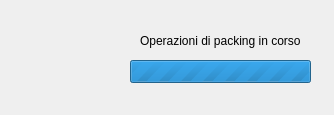
<?xml version="1.0" encoding="UTF-8"?>
<ui version="4.0">
 <class>WaitPacking</class>
 <widget class="QDialog" name="WaitPacking">
  <property name="geometry">
   <rect>
    <x>0</x>
    <y>0</y>
    <width>334</width>
    <height>115</height>
   </rect>
  </property>
  <property name="windowTitle">
   <string/>
  </property>
  <property name="modal">
   <bool>true</bool>
  </property>
  <widget class="QLabel" name="box">
   <property name="geometry">
    <rect>
     <x>30</x>
     <y>20</y>
     <width>71</width>
     <height>81</height>
    </rect>
   </property>
   <property name="sizePolicy">
    <sizepolicy hsizetype="Preferred" vsizetype="Preferred">
     <horstretch>0</horstretch>
     <verstretch>0</verstretch>
    </sizepolicy>
   </property>
   <property name="minimumSize">
    <size>
     <width>71</width>
     <height>81</height>
    </size>
   </property>
   <property name="text">
    <string/>
   </property>
   <property name="pixmap">
    <pixmap>../Res/box.png</pixmap>
   </property>
  </widget>
  <widget class="QLabel" name="label_2">
   <property name="geometry">
    <rect>
     <x>140</x>
     <y>30</y>
     <width>160</width>
     <height>21</height>
    </rect>
   </property>
   <property name="minimumSize">
    <size>
     <width>160</width>
     <height>21</height>
    </size>
   </property>
   <property name="text">
    <string>Operazioni di packing in corso...</string>
   </property>
  </widget>
  <widget class="QProgressBar" name="progressBar">
   <property name="geometry">
    <rect>
     <x>130</x>
     <y>60</y>
     <width>181</width>
     <height>23</height>
    </rect>
   </property>
   <property name="maximum">
    <number>0</number>
   </property>
   <property name="value">
    <number>-1</number>
   </property>
   <property name="textVisible">
    <bool>false</bool>
   </property>
  </widget>
 </widget>
 <resources/>
 <connections/>
</ui>
